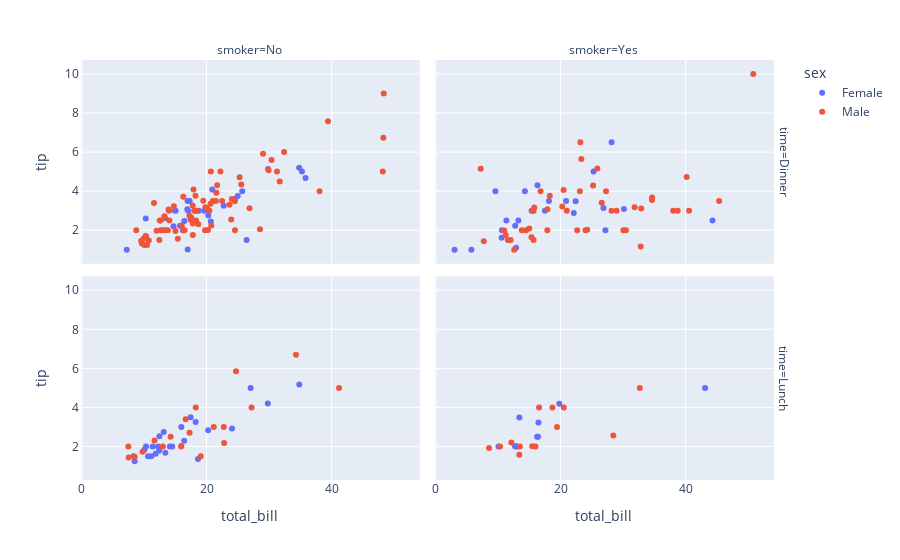

This figure's notebook cell:
### Markdown cell above
### The tips dataset

### Code cell
# YOUR CODE HERE
df = px.data.tips()
fig = px.scatter(df, x="total_bill", y="tip", color="sex", facet_col="smoker", facet_row="time")
fig.show()

### Figure 1 — Plotly figure (JSON) as saved in the notebook; plotly's stock layout.template omitted (floating-point values rounded to 4 significant figures)
{"data": [{"hovertemplate": "sex=Female<br>time=Dinner<br>smoker=No<br>total_bill=%{x}<br>tip=%{y}<extra></extra>", "legendgroup": "Female", "marker": {"color": "#636efa", "symbol": "circle"}, "mode": "markers", "name": "Female", "orientation": "v", "showlegend": true, "type": "scatter", "x": [16.99, 24.59, 35.26, 14.83, 10.33, 16.97, 20.29, 15.77, 19.65, 15.06, 20.69, 16.93, 10.29, 34.81, 26.41, 16.45, 17.07, 14.73, 22.75, 20.92, 7.25, 25.71, 17.31, 29.85, 25, 13.39, 16.21, 35.83, 18.78], "xaxis": "x3", "y": [1.01, 3.61, 5, 3.02, 1.67, 3.5, 2.75, 2.23, 3, 3, 2.45, 3.07, 2.6, 5.2, 1.5, 2.47, 3, 2.2, 3.25, 4.08, 1, 4, 3.5, 5.14, 3.75, 2.61, 2, 4.67, 3], "yaxis": "y3"}, {"hovertemplate": "sex=Female<br>time=Dinner<br>smoker=Yes<br>total_bill=%{x}<br>tip=%{y}<extra></extra>", "legendgroup": "Female", "marker": {"color": "#636efa", "symbol": "circle"}, "mode": "markers", "name": "Female", "orientation": "v", "showlegend": false, "type": "scatter", "x": [3.07, 26.86, 25.28, 5.75, 16.32, 11.35, 15.38, 44.3, 22.42, 14.31, 17.51, 10.59, 10.63, 9.6, 20.9, 18.15, 12.76, 13.27, 28.17, 12.9, 30.14, 22.12, 27.18], "xaxis": "x4", "y": [1, 3.14, 5, 1, 4.3, 2.5, 3, 2.5, 3.48, 4, 3, 1.61, 2, 4, 3.5, 3.5, 2.23, 2.5, 6.5, 1.1, 3.09, 2.88, 2], "yaxis": "y4"}, {"hovertemplate": "sex=Female<br>time=Lunch<br>smoker=No<br>total_bill=%{x}<br>tip=%{y}<extra></extra>", "legendgroup": "Female", "marker": {"color": "#636efa", "symbol": "circle"}, "mode": "markers", "name": "Female", "orientation": "v", "showlegend": false, "type": "scatter", "x": [10.07, 34.83, 10.65, 12.43, 24.08, 13.42, 12.48, 29.8, 14.52, 11.38, 20.27, 11.17, 12.26, 18.26, 8.51, 10.33, 14.15, 13.16, 17.47, 27.05, 16.43, 8.35, 18.64, 11.87, 15.98], "xaxis": "x", "y": [1.83, 5.17, 1.5, 1.8, 2.92, 1.68, 2.52, 4.2, 2, 2, 2.83, 1.5, 2, 3.25, 1.25, 2, 2, 2.75, 3.5, 5, 2.3, 1.5, 1.36, 1.63, 3], "yaxis": "y"}, {"hovertemplate": "sex=Female<br>time=Lunch<br>smoker=Yes<br>total_bill=%{x}<br>tip=%{y}<extra></extra>", "legendgroup": "Female", "marker": {"color": "#636efa", "symbol": "circle"}, "mode": "markers", "name": "Female", "orientation": "v", "showlegend": false, "type": "scatter", "x": [19.81, 43.11, 13, 12.74, 13, 16.4, 16.47, 13.42, 16.27, 10.09], "xaxis": "x2", "y": [4.19, 5, 2, 2.01, 2, 2.5, 3.23, 3.48, 2.5, 2], "yaxis": "y2"}, {"hovertemplate": "sex=Male<br>time=Dinner<br>smoker=No<br>total_bill=%{x}<br>tip=%{y}<extra></extra>", "legendgroup": "Male", "marker": {"color": "#EF553B", "symbol": "circle"}, "mode": "markers", "name": "Male", "orientation": "v", "showlegend": true, "type": "scatter", "x": [10.34, 21.01, 23.68, 25.29, 8.77, 26.88, 15.04, 14.78, 10.27, 15.42, 18.43, 21.58, 16.29, 20.65, 17.92, 39.42, 19.82, 17.81, 13.37, 12.69, 21.7, 9.55, 18.35, 17.78, 24.06, 16.31, 18.69, 31.27, 16.04, 17.46, 13.94, 9.68, 30.4, 18.29, 22.23, 32.4, 28.55, 18.04, 12.54, 9.94, 25.56, 19.49, 48.27, 17.59, 20.08, 20.23, 12.02, 10.51, 22.49, 12.46, 18.24, 14, 38.07, 23.95, 29.93, 14.07, 13.13, 17.26, 24.55, 19.77, 48.17, 16.49, 21.5, 12.66, 13.81, 24.52, 20.76, 31.71, 20.69, 48.33, 20.45, 13.28, 11.61, 10.77, 10.07, 29.03, 17.82], "xaxis": "x3", "y": [1.66, 3.5, 3.31, 4.71, 2, 3.12, 1.96, 3.23, 1.71, 1.57, 3, 3.92, 3.71, 3.35, 4.08, 7.58, 3.18, 2.34, 2, 2, 4.3, 1.45, 2.5, 3.27, 3.6, 2, 2.31, 5, 2.24, 2.54, 3.06, 1.32, 5.6, 3, 5, 6, 2.05, 3, 2.5, 1.56, 4.34, 3.51, 6.73, 2.64, 3.15, 2.01, 1.97, 1.25, 3.5, 1.5, 3.76, 3, 4, 2.55, 5.07, 2.5, 2, 2.74, 2, 2, 5, 2, 3.5, 2.5, 2, 3.48, 2.24, 4.5, 5, 9, 3, 2.72, 3.39, 1.47, 1.25, 5.92, 1.75], "yaxis": "y3"}, {"hovertemplate": "sex=Male<br>time=Dinner<br>smoker=Yes<br>total_bill=%{x}<br>tip=%{y}<extra></extra>", "legendgroup": "Male", "marker": {"color": "#EF553B", "symbol": "circle"}, "mode": "markers", "name": "Male", "orientation": "v", "showlegend": false, "type": "scatter", "x": [38.01, 11.24, 20.29, 13.81, 11.02, 18.29, 15.01, 17.92, 28.97, 40.17, 27.28, 12.03, 21.01, 15.36, 20.49, 25.21, 50.81, 15.81, 7.25, 31.85, 16.82, 32.9, 17.89, 14.48, 34.63, 34.65, 23.33, 45.35, 23.17, 40.55, 30.46, 23.1, 15.69, 26.59, 38.73, 24.27, 30.06, 25.89, 28.15, 11.59, 7.74, 24.01, 15.69, 15.53, 12.6, 32.83, 22.67], "xaxis": "x4", "y": [3, 1.76, 3.21, 2, 1.98, 3.76, 2.09, 3.08, 3, 4.73, 4, 1.5, 3, 1.64, 4.06, 4.29, 10, 3.16, 5.15, 3.18, 4, 3.11, 2, 2, 3.55, 3.68, 5.65, 3.5, 6.5, 3, 2, 4, 1.5, 3.41, 3, 2.03, 2, 5.16, 3, 1.5, 1.44, 2, 3, 3, 1, 1.17, 2], "yaxis": "y4"}, {"hovertemplate": "sex=Male<br>time=Lunch<br>smoker=No<br>total_bill=%{x}<br>tip=%{y}<extra></extra>", "legendgroup": "Male", "marker": {"color": "#EF553B", "symbol": "circle"}, "mode": "markers", "name": "Male", "orientation": "v", "showlegend": false, "type": "scatter", "x": [27.2, 22.76, 17.29, 16.66, 15.98, 13.03, 18.28, 24.71, 21.16, 11.69, 14.26, 15.95, 8.52, 22.82, 19.08, 34.3, 41.19, 9.78, 7.51, 7.56], "xaxis": "x", "y": [4, 3, 2.71, 3.4, 2.03, 2, 4, 5.85, 3, 2.31, 2.5, 2, 1.48, 2.18, 1.5, 6.7, 5, 1.73, 2, 1.44], "yaxis": "y"}, {"hovertemplate": "sex=Male<br>time=Lunch<br>smoker=Yes<br>total_bill=%{x}<br>tip=%{y}<extra></extra>", "legendgroup": "Male", "marker": {"color": "#EF553B", "symbol": "circle"}, "mode": "markers", "name": "Male", "orientation": "v", "showlegend": false, "type": "scatter", "x": [19.44, 32.68, 16, 28.44, 15.48, 16.58, 10.34, 13.51, 18.71, 20.53, 12.16, 8.58, 13.42], "xaxis": "x2", "y": [3, 5, 2, 2.56, 2.02, 4, 2, 2, 4, 4, 2.2, 1.92, 1.58], "yaxis": "y2"}], "layout": {"annotations": [{"font": {}, "showarrow": false, "text": "smoker=No", "x": 0.24, "xanchor": "center", "xref": "paper", "y": 1, "yanchor": "bottom", "yref": "paper"}, {"font": {}, "showarrow": false, "text": "smoker=Yes", "x": 0.74, "xanchor": "center", "xref": "paper", "y": 1, "yanchor": "bottom", "yref": "paper"}, {"font": {}, "showarrow": false, "text": "time=Lunch", "textangle": 90, "x": 0.98, "xanchor": "left", "xref": "paper", "y": 0.2425, "yanchor": "middle", "yref": "paper"}, {"font": {}, "showarrow": false, "text": "time=Dinner", "textangle": 90, "x": 0.98, "xanchor": "left", "xref": "paper", "y": 0.7575, "yanchor": "middle", "yref": "paper"}], "legend": {"title": {"text": "sex"}, "tracegroupgap": 0}, "margin": {"t": 60}, "xaxis": {"anchor": "y", "domain": [0, 0.48], "title": {"text": "total_bill"}}, "xaxis2": {"anchor": "y2", "domain": [0.5, 0.98], "matches": "x", "title": {"text": "total_bill"}}, "xaxis3": {"anchor": "y3", "domain": [0, 0.48], "matches": "x", "showticklabels": false}, "xaxis4": {"anchor": "y4", "domain": [0.5, 0.98], "matches": "x", "showticklabels": false}, "yaxis": {"anchor": "x", "domain": [0, 0.485], "title": {"text": "tip"}}, "yaxis2": {"anchor": "x2", "domain": [0, 0.485], "matches": "y", "showticklabels": false}, "yaxis3": {"anchor": "x3", "domain": [0.515, 1], "matches": "y", "title": {"text": "tip"}}, "yaxis4": {"anchor": "x4", "domain": [0.515, 1], "matches": "y", "showticklabels": false}}}
